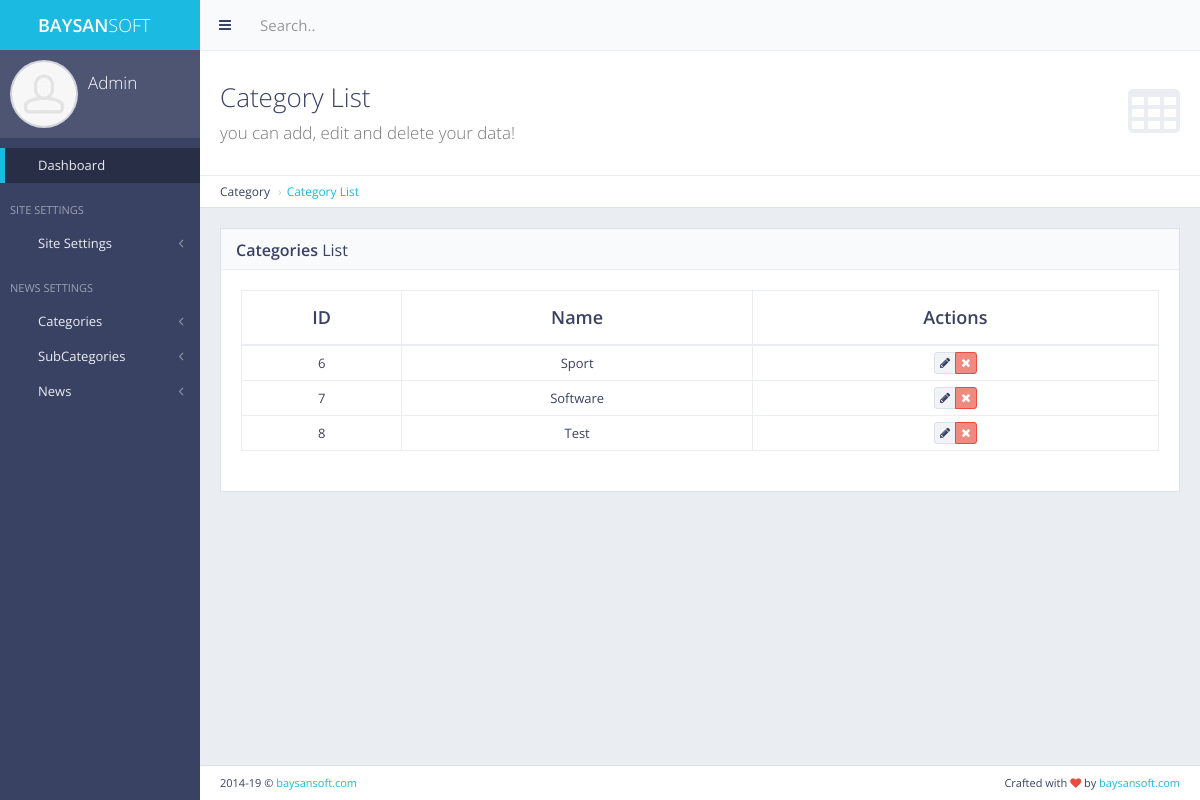
The app's page /panel/category/list/ (signed in), older data.
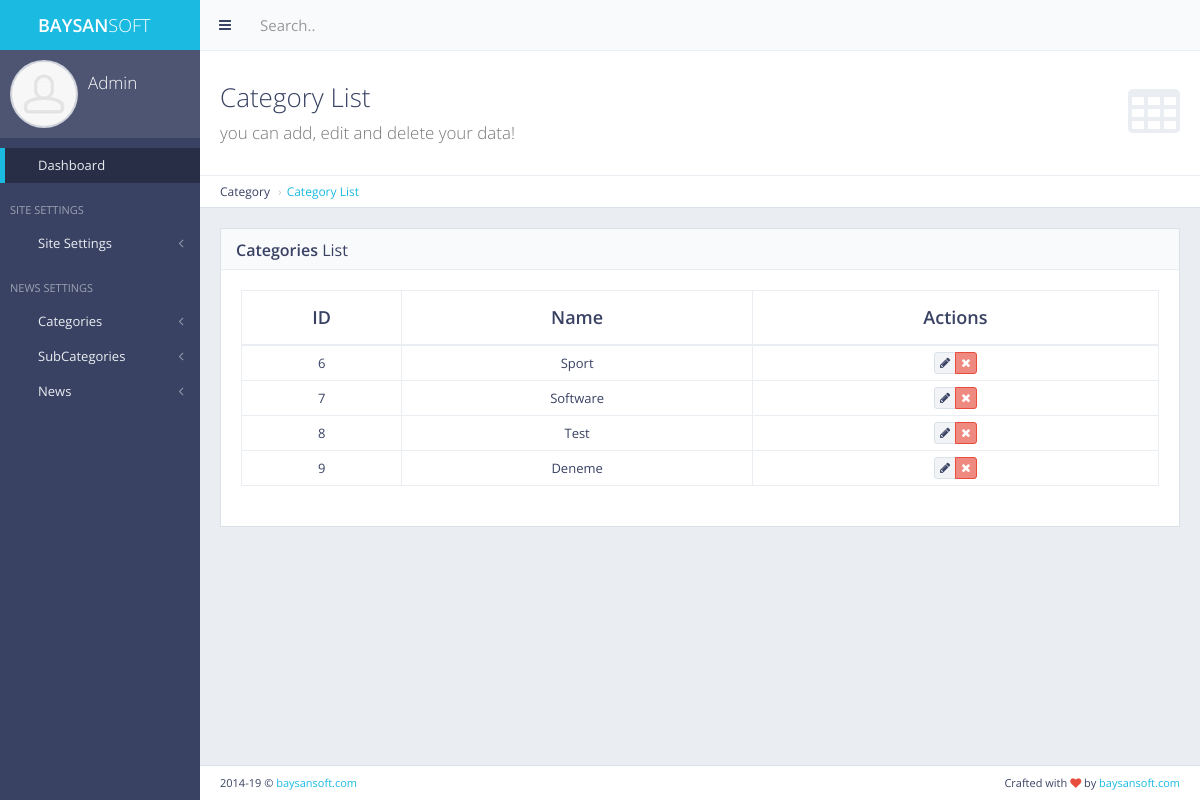
The same page, newer data.
### category/models.py (models this page shows, shortened)
class Category(models.Model):
    name = models.CharField(max_length=255)
    count = models.IntegerField(default=0)
    class Meta:
        verbose_name = "Category"
        verbose_name_plural = "Categories"

### panel/views.py (the view)
# urls.py: path('category/list/', views.category_list, name='category_list'),
def category_list(request):
    if not request.user.is_authenticated:  # eğer mevcut kullanıcı authenticate değilse
        return redirect('main:my_login')
    categories = Category.objects.all()
    context = {
        'categories': categories
    }
    return render(request, 'back/category_list.html', context=context)

### category/context_processor.py (called while the page is built)
def get_categories(request):  # template'a direkt veri yolluyor
    get_categories = Category.objects.all()
    return dict(
        get_categories=get_categories)  # get_categories diyerek direkt template'den çağırabiliriz. Sözlük olarak döndürür.

### main/context_processors.py (called while the page is built)
def get_site_settings(request):
    site = Main.objects.first()
    return dict(site_settings=site)

### news/context_processors.py (called while the page is built)
def get_last_news(request):
    get_last_news = News.objects.all().order_by('-date')[:3]
    return dict(get_last_news=get_last_news)

def get_popular_posts(request):  # bu şekilde tek fonksiyon ile 2 veri seti döndürebiliriz
    get_popular_posts = News.objects.all().order_by('-show')
    get_popular_posts_detail = News.objects.all().order_by('-show')[:3]
    get_popular_posts_home = News.objects.all().order_by('-show')[:3]
    return dict(get_popular_posts=get_popular_posts, get_popular_posts_detail=get_popular_posts_detail,
                get_popular_posts_home=get_popular_posts_home)

### subcategory/context_processors.py (called while the page is built)
def get_subcategories(request):
    get_subcategories = SubCategory.objects.all()
    return dict(get_subcategories=get_subcategories)

### templates/back/category_list.html (shortened to what this page needs)
{% extends 'back/layout.html' %}
{% load static %}
{% block body %}
    <div class="content-header">
        <div class="header-section">
            <h1>
                <i class="fa fa-table"></i>Category List<br><small>you can add, edit and delete your data!</small>
            </h1>
        </div>
    </div>
    <ul class="breadcrumb breadcrumb-top">
        <li>Category</li>
        <li><a href="{% url 'panel:category_list' %}">Category List</a></li>
    </ul>
    <div class="block full">
        <div class="block-title">
            <h2><strong>Categories</strong> List</h2>
        </div>
        <div class="table-responsive">
            <table id="example-datatable" class="table table-vcenter table-condensed table-bordered">
                <thead>
                <tr>
                    <th class="text-center">ID</th>
                    <th class="text-center">Name</th>
                    <th class="text-center">Actions</th>
                </tr>
                </thead>
                <tbody>
                {% for cat in categories %}
                    <tr>
                        <td class="text-center">{{ cat.id }}</td>
                        <td class="text-center">{{ cat.name }}</td>
                        <td class="text-center">
                            <div class="btn-group">
                                <a href="" data-toggle="tooltip" title="Edit"
                                   class="btn btn-xs btn-default"><i class="fa fa-pencil"></i></a>
                                <a href="{% url 'panel:category_delete' pk=cat.pk %}" data-toggle="tooltip"
                                   title="Delete"
                                   class="btn btn-xs btn-danger"><i class="fa fa-times"></i></a>
                            </div>
                        </td>
                    </tr>
                {% endfor %}
                </tbody>
            </table>
        </div>
    </div>
{% endblock body %}

Row changes from the older to the newer data that the page shows:
added Category: id "9", name "Deneme"
